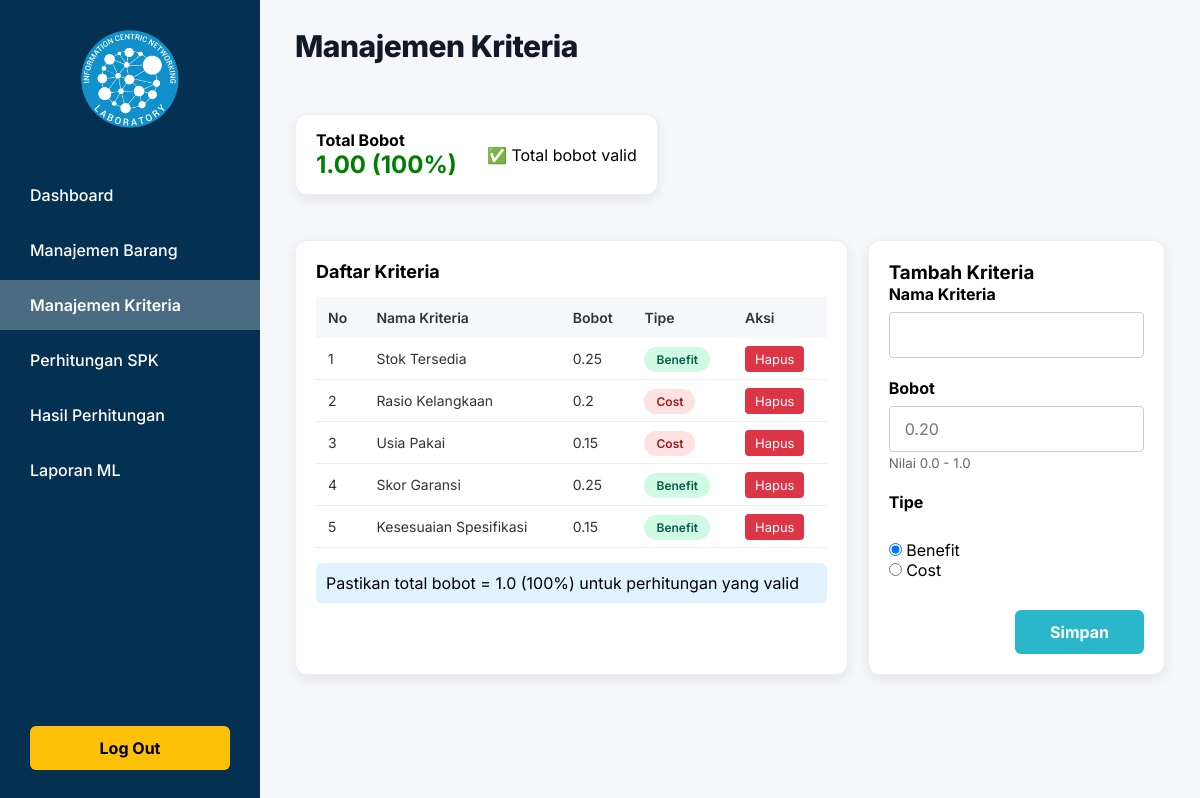
/index.php?action=manajemenKriteria (signed in), run on the app's committed database.
### tables this page shows
CREATE TABLE kriteria (
  id_kriteria INT AUTO_INCREMENT PRIMARY KEY,
  nama VARCHAR(50) NOT NULL,
  bobot FLOAT NOT NULL,
  tipe ENUM('Benefit','Cost') NOT NULL
);

### controllers/AppController.php (called while the page is built, shortened)
<?php
require_once __DIR__ . '/../models/BarangModel.php';
require_once __DIR__ . '/../models/KriteriaModel.php';
class AppController
{
    public function manajemenKriteria() {
        $kriteriaModel = new KriteriaModel();
        $kriterias = $kriteriaModel->getAll();
        require_once __DIR__ . '/../views/manajemenKriteria.php';
    }
}
?>

### models/KriteriaModel.php (called while the page is built, shortened)
<?php
require_once __DIR__ . '/../config/database.php';
class KriteriaModel {
    private $db;
    public function __construct() {
        global $pdo;
        $this->db = $pdo;
    }
    public function getAll() {
        $stmt = $this->db->query("SELECT * FROM kriteria ORDER BY id_kriteria");
        return $stmt->fetchAll();
    }
}
?>

### views/manajemenKriteria.php (the view, shortened to what this page needs)
<!DOCTYPE html>
<html lang="id">
<head>
    <link rel="stylesheet" href="assets/css/dashboard-style.css">
</head>
<body>
<div class="dashboard-container">
    <?php include 'views/sidebar.php'; ?>
    <div class="main-content">
        <div class="header-action"><h1 class="page-title">Manajemen Kriteria</h1></div>
        <?php
        $totalBobot = array_sum(array_column($kriterias, 'bobot'));
        $bobotValid = (abs($totalBobot - 1.0) < 0.01);
        ?>
        <div class="box-panel total-bobot-box">
            <div style="display:flex; justify-content:space-between;">
                <div><h4>Total Bobot</h4><h2 style="color:<?= $bobotValid ? 'green' : 'red' ?>;"><?= number_format($totalBobot, 2) ?> (<?= $totalBobot*100 ?>%)</h2></div>
                <div class="total-status"><?= $bobotValid ? '✅ Total bobot valid' : '⚠️ Total bobot harus 1.00 (100%)' ?></div>
            </div>
        </div>
        <div style="display:flex; gap:20px; margin-top:20px;">
            <div class="box-panel table-wrapper" style="flex:2;">
                <h3>Daftar Kriteria</h3>
                <table class="custom-table">
                    <thead>
                        <tr>
                            <th>No</th>
                            <th>Nama Kriteria</th>
                            <th>Bobot</th>
                            <th>Tipe</th>
                            <th>Aksi</th>
                        </tr>
                    </thead>
                    <tbody>
                        <?php $no=1; foreach ($kriterias as $k): ?>
                        <tr>
                            <td><?= $no++ ?></td>
                            <td><?= htmlspecialchars($k['nama']) ?></td>
                            <td><?= $k['bobot'] ?></td>
                            <td><span class="badge <?= $k['tipe']=='Benefit' ? 'benefit' : 'cost' ?>"><?= $k['tipe'] ?></span></td>
                            <td>
                                <a href="index.php?action=hapusKriteria&id=<?= $k['id_kriteria'] ?>"
                                   class="btn-hapus"
                                   onclick="return confirm('Yakin ingin menghapus kriteria <?= htmlspecialchars($k['nama']) ?>? Data yang terkait akan terhapus juga.')"
                                   style="background:#dc3545; color:white; padding:5px 10px; border-radius:4px; text-decoration:none; font-size:13px;">
                                   Hapus
                                </a>
                            </td>
                        </tr>
                        <?php endforeach; ?>
                    </tbody>
                </table>
                <div style="margin-top:15px; background:#e0f2fe; padding:10px; border-radius:6px;">Pastikan total bobot = 1.0 (100%) untuk perhitungan yang valid</div>
            </div>
            <div class="box-panel" style="flex:1;">
                <h3>Tambah Kriteria</h3>
                <form action="index.php?action=simpanKriteria" method="POST">
                    <div class="form-group"><label>Nama Kriteria</label><input type="text" name="nama" class="form-control" required></div>
                    <div class="form-group"><label>Bobot</label><input type="number" step="0.01" name="bobot" class="form-control" placeholder="0.20" required><small style="color:#666;">Nilai 0.0 - 1.0</small></div>
                    <div class="form-group"><label>Tipe</label><br><input type="radio" name="tipe" value="Benefit" checked> Benefit<br><input type="radio" name="tipe" value="Cost"> Cost</div>
                    <div class="form-actions"><button type="submit" class="btn-simpan">Simpan</button></div>
                </form>
            </div>
        </div>
    </div>
</div>
</body>
</html>

### assets/css/dashboard-style.css (style rules this page uses)
* { margin: 0; padding: 0; box-sizing: border-box; font-family: 'Inter', sans-serif; }
body { background-color: #f8f9fa; overflow-x: hidden; }
.dashboard-container { display: flex; min-height: 100vh; }
.main-content { margin-left: 260px; padding: 40px 50px; width: calc(100% - 260px); background-color: #f8f9fa; min-height: 100vh; }
.page-title { font-size: 28px; color: #111; font-weight: 400; margin-bottom: 30px; letter-spacing: -0.5px; }
.header-action { display: flex; justify-content: space-between; align-items: center; margin-bottom: 25px; }
.box-panel { background: #ffffff; padding: 20px; border-radius: 12px; box-shadow: 0 4px 12px rgba(0,0,0,0.08); border: 1px solid #eee; margin-bottom: 25px; }
.table-wrapper { min-height: 200px; }
.table-wrapper h3 { font-size: 18px; margin-bottom: 15px; }
.custom-table { width: 100%; border-collapse: collapse; margin-top: 10px; background-color: #ffffff; }
.custom-table th { background-color: #f5f7fa; text-align: left; padding: 12px; font-weight: 600; font-size: 14px; color: #333; }
.custom-table td { padding: 12px; border-bottom: 1px solid #eee; font-size: 14px; color: #333; }
.form-group { margin-bottom: 20px; }
.form-group label { display: block; font-size: 16px; font-weight: 700; color: #000; margin-bottom: 8px; }
.form-control { width: 100%; padding: 12px 15px; font-size: 16px; font-family: 'Inter', sans-serif; border: 1px solid #ccc; border-radius: 4px; outline: none; transition: border-color 0.3s; }
.form-actions { text-align: right; margin-top: 30px; }
.btn-simpan { background-color: #2ab7ca; color: white; padding: 12px 35px; font-size: 16px; font-weight: 700; border: none; border-radius: 6px; cursor: pointer; transition: 0.3s; font-family: 'Inter', sans-serif; }
.badge { padding: 5px 12px; border-radius: 20px; font-size: 12px; font-weight: 600; }
.badge.benefit { background-color: #d1fae5; color: #065f46; }
.badge.cost { background-color: #fee2e2; color: #991b1b; }
.total-bobot-box { display: inline-block; padding: 15px 20px; margin-top: 5px; }
.total-bobot-box > div { display: flex; align-items: center; gap: 30px; }
.main-content { margin-left: 260px; padding: 28px 35px; width: calc(100% - 260px); background-color: #f5f7fb; min-height: 100vh; overflow-y: auto; }
.page-title { font-size: 30px; color: #111827; font-weight: 800; margin-bottom: 20px; letter-spacing: -0.5px; }

### data on the page
kriteria: nama "Stok Tersedia", bobot "0.25", tipe "Benefit"
kriteria: nama "Rasio Kelangkaan", bobot "0.2", tipe "Cost"
kriteria: nama "Usia Pakai", bobot "0.15", tipe "Cost"
kriteria: nama "Skor Garansi", bobot "0.25", tipe "Benefit"
kriteria: nama "Kesesuaian Spesifikasi", bobot "0.15", tipe "Benefit"

### other printed values
$totalBobot "1.00"
$totalBobot*100 "100"
